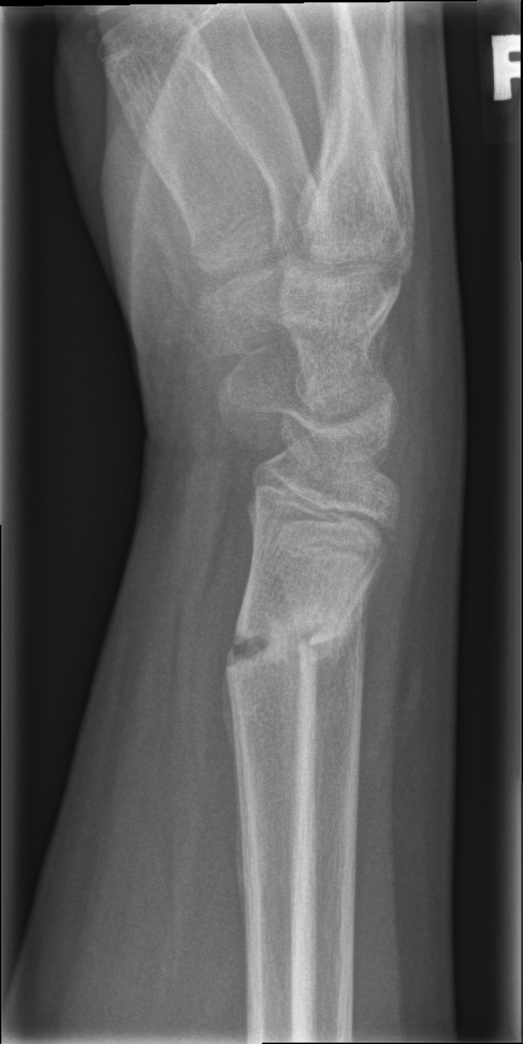
#> input picture train/fracture/0482_0829961405_03_WRI-R2_M012.png, 523 x 1044 px; its folder holds only this picture in this run
$ jupyter execute --allow-errors Training.ipynb   (shell and % lines are left out)   (older library calls are emulated)
#> lines starting #> are read from the running program, lines starting #| are printed output that depends on the picture; after the words box and inside, x2 and y2 are one past the last pixel; in counts of white or black regions, pixels touching at a corner belong together
### utils/intensity_transforms.py
from typing import Any
import numpy as np
import cv2

class IntensityTransformation:
    # [95 lines left out: functions __init__, __call__, load_img, linear_strerching, apply_clahe, calculate_clip_limit and 3 more, not called in this run]


def calculate_mean_histogram(image_paths):
    mean_hist = np.zeros(256)
    num_images = len(image_paths)

    for path in image_paths:
        image = cv2.imread(path, cv2.IMREAD_GRAYSCALE)
#> image is the input picture: shape (1044, 523); min 0, max 255, mean 91
        if image is not None:
            hist = cv2.calcHist([image], [0], None, [256], [0, 256])
#> hist = 256 values, max 17086 at index 23, min 0 at index 1, mean 2132.9
            mean_hist += hist[:, 0]
#> mean_hist has the same summary as hist

    mean_hist /= num_images
#> mean_hist = 256 values, max 9959 at index 23, min 0 at index 1, mean 1706
    return mean_hist

def histogram_matching(source_image, reference_histogram):
    # Calculate the histogram of the source image
    src_hist, bins = np.histogram(source_image.flatten(), 256, [0, 256])
    src_cdf = src_hist.cumsum()

    # Normalize the CDF
    src_cdf_normalized = src_cdf * (reference_histogram.sum() / src_cdf.max())
    reference_cdf_normalized = reference_histogram.cumsum()

    # Create a lookup table
    lookup_table = np.zeros(256, dtype=np.uint8)
    for i in range(256):
        # Use 'left' to find the first index where the reference CDF exceeds or equals src_cdf_normalized[i]
        lookup_val = np.searchsorted(reference_cdf_normalized, src_cdf_normalized[i], side='left')
        lookup_table[i] = lookup_val

    # Map the source image pixels to the reference histogram
    matched_image = cv2.LUT(source_image, lookup_table)
    return matched_image


# [10 lines that do not run on import are left out]

### utils/dataset.py
import os
import json
from glob import glob

import os
import cv2
import numpy as np
from skimage.io import imread

from pathlib import Path
from glob import glob

IMG_FORMATS = "bmp", "dng", "jpeg", "jpg", "mpo", "png", "tif", "tiff", "webp", "pfm"


def sliding_window(image, stepSize, windowSize):
    """Slide a window across the image

    Args:
    image (numpy.ndarray): The input image.
    stepSize (int): The number of pixels to skip each time the window moves.
    windowSize (int): The width/height of the window (assuming a square window).

    Yields:
    tuple: Contains the x and y coordinates of the top-left corner of the window,
        and the window itself as a numpy array.
    """
    # Calculate the dimensions of the image
    height, width = image.shape[:2]

    # Iterate over the vertical axis
    for y in range(0, height - windowSize + 1, stepSize):
        for x in range(0, width - windowSize + 1, stepSize):
            # Yield the current window
            yield (x, y, image[y:y + windowSize, x:x + windowSize])

    # Check if we need to include the last row and column windows
    if (height - windowSize) % stepSize != 0:
        # Process the last row
        for x in range(0, width - windowSize + 1, stepSize):
            yield (x, height - windowSize, image[height - windowSize:height, x:x + windowSize])

    if (width - windowSize) % stepSize != 0:
        # Process the last column
        for y in range(0, height - windowSize + 1, stepSize):
            yield (width - windowSize, y, image[y:y + windowSize, width - windowSize:width])

    # Include the bottom-right corner window if both dimensions are uneven
    if (height - windowSize) % stepSize != 0 and (width - windowSize) % stepSize != 0:
        yield (width - windowSize, height - windowSize, image[height - windowSize:height, width - windowSize:width])

# [93 lines left out: functions resize_keep_aspect_ratio, resize_image_and_bboxes, load_yolo_labels, not called in this run]


def adjust_labels_for_pooling(labels, original_shape, pool_size):
    """
    Adjusts labels to account for pooling.

    Args:
    labels (list): List of labels.
    original_shape (tuple): Shape of the original image.
    pool_size (tuple): Size of the pooling window.

    Returns:
    list: Adjusted labels.
    """
    height, width = original_shape[:2]
    scale_x = pool_size[1]
    scale_y = pool_size[0]

    adjusted_labels = []
    for label in labels:
        c, x1, y1, x2, y2 = label
        x1 /= scale_x
        y1 /= scale_y
        x2 /= scale_x
        y2 /= scale_y
        adjusted_labels.append([c, x1, y1, x2, y2])

    return adjusted_labels

class DataLoader:
    # [29 lines left out: function __init__, not called in this run]

    def __len__(self):
        return self.file_count

    # [49 lines left out: functions __iter__, __next__, get_roi_from_heatmap, not called in this run]

# [37 lines that do not run on import are left out]

### models/kernels.py
import numpy as np
import cv2
from scipy.ndimage import convolve, uniform_filter
import torch
from torchvision import transforms
import torchvision.models as models
from skimage.feature import hog
from skimage.feature import local_binary_pattern

class GaborDescriptor:
    # [69 lines left out: functions __init__, build_kernels, build_gabor_kernels, build_alexnet_kernels, apply_pooling, __call__ and 1 more, not called in this run]


class HogDescriptor:
    def __init__(self):
        self.hog = hog

    def __call__(self, image):
        feature, hog_image = hog(image, orientations=16, pixels_per_cell=(8, 8),
                        cells_per_block=(2, 2), visualize=True)
        return feature


class LBP:
    def __init__(self, num_points, radius):
        self.num_points = num_points
        self.radius = radius

    # [8 lines left out: function compute, not called in this run]

class LBPDescriptor:
    # [4 lines left out: function __init__, not called in this run]

    def __call__(self, image):
        return self.lbp.compute(image)


class CannyDescriptor:
    def __init__(self, threshold1=150, threshold2=200):
        self.threshold1 = threshold1
        self.threshold2 = threshold2

    def __call__(self, image):
        if image.ndim == 3:
            gray_image = cv2.cvtColor(image, cv2.COLOR_BGR2GRAY)
        else:
            gray_image = image
        edges = cv2.Canny(gray_image, self.threshold1, self.threshold2)
        feature, hog_image = hog(edges, orientations=9, pixels_per_cell=(8, 8),
                        cells_per_block=(2, 2), visualize=True)
        return feature.flatten()


class AlexNetDescriptor:
    def __init__(self, selected_features=[0,1,2,4,5,7,15,19,21,26,31,36,37,38,40,44,51]):
        self.alexnet = models.alexnet(weights='AlexNet_Weights.IMAGENET1K_V1').features[0]
        self.alexnet.eval()
        self.transform = transforms.Compose([
            transforms.ToTensor(),
            transforms.Normalize(mean=[0.485, 0.456, 0.406], std=[0.229, 0.224, 0.225]),
        ])
        self.selected_features = selected_features

    # [12 lines left out: function __call__, not called in this run]

### Training.ipynb
[cell 1]
## Import system library
import os
import glob

## Import Image Processing library
import cv2
import numpy as np
import skimage
from skimage import exposure
from skimage.color import rgb2gray
from scipy.ndimage import convolve, uniform_filter
from skimage.filters import gabor_kernel, unsharp_mask, threshold_otsu, gabor
from skimage.morphology import disk, closing, dilation
import torchvision.models as models
import matplotlib.pyplot as plt

## Import machine learning library
import joblib
from sklearn.ensemble import RandomForestClassifier
from sklearn.svm import SVC
from skimage.feature import hog
from sklearn.metrics import f1_score
from sklearn.utils import resample
from sklearn.model_selection import train_test_split, KFold
from sklearn.metrics import classification_report, confusion_matrix, f1_score

from utils.vis import draw_bboxes
from utils.dataset import sliding_window
from utils.dataset import load_yolo_labels
from utils.bboxes import iou, calculate_boxA_percentage
from utils.intensity_transforms import histogram_matching, calculate_mean_histogram
from utils.dataset import adjust_labels_for_pooling, resize_image_and_bboxes
from models.kernels import AlexNetDescriptor, CannyDescriptor, HogDescriptor

[cell 2]
## Defind dataset folders

# root_path = '/content/drive/Shareddrives/Wrist_fracture_detectiom/ML/Dataset'
root_path = 'MLDataset/crop_data'

img_train_folder = 'train'
img_test_folder = 'test'
label_folder = 'labels'
image_folder = 'images'

[cell 3]
def export_features(export_path, name, feature_name, feature_list):
    """Save features to npy file

    Args:
        export_path (str): path to save the file
        name (str): file name to save
        feature_name (str): name of the feature. Ex: 'lbp', 'hog', 'gabor'
        feature_list (list/array): list of features
    """
    ## Export features to file
    save_name = f'{name}_{feature_name}.npy'
    save_path = os.path.join(export_path, save_name)
    np.save(save_path, feature_list)
    print(f'Save {feature_name} features to {save_path}')

## Histogram Matching

[cell 4]
import glob

## Calculate mean histogram
image_files = glob.glob(os.path.join(root_path, image_folder, 'train/**/*.png'), recursive=True)
mean_histogram = calculate_mean_histogram(image_files)
#> mean_histogram has the same summary as mean_hist in calculate_mean_histogram
### Export mean histogram to npy file
np.save('mean_hist.npy', mean_histogram)

[cell 5]
### Visualize the mean histogram
for i, image_file in enumerate(image_files):
    if i > 1:
        break
    image = cv2.imread(image_file, cv2.IMREAD_GRAYSCALE)
    matched_img = histogram_matching(image, mean_histogram)
#> in histogram_matching, `src_hist, bins = np.histogram(source_image.flatten(), 256, [0, 256])`: src_hist has the same summary as hist in calculate_mean_histogram; bins = 257 values from 0 to 256
#> in histogram_matching, `src_cdf = src_hist.cumsum()`: src_cdf = 256 values from 3385 to 546012
#> in histogram_matching, `src_cdf_normalized = src_cdf * (reference_histogram.sum() / src_cdf.ma..`: src_cdf_normalized = 256 values from 2707.6 to 436743
#> in histogram_matching, `reference_cdf_normalized = reference_histogram.cumsum()`: reference_cdf_normalized = 256 values from 1934 to 436743
#> the loop in histogram_matching, `for i in range(256): # Use 'left' to find the first index where the re..` made 256 passes
#> lookup_val on passes 1 to 3: 18, 18, 18
#> after the loop in histogram_matching, `for i in range(256):`: lookup_table = 256 values from 18 to 255
    ax, fig = plt.subplots(1, 2, figsize=(10, 5))
    fig[0].imshow(image)
    fig[1].imshow(matched_img)
    plt.show()
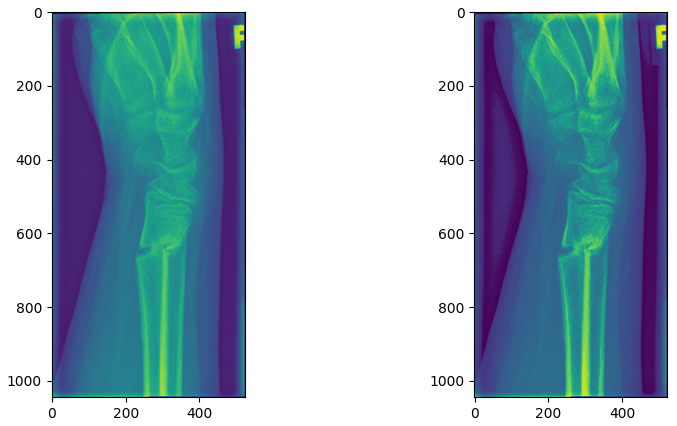
#> figure drawn by matplotlib, 2 panels

## Processing

[cell 6]
def preprocess(image, mean_histogram=None, dilate_num=4, intensity_crop=1, outputbitdepth=8, unsharp=True):
    """
    Processes a single image by applying histogram matching, thresholding,
    multiple dilations, and closing.

    Args:
    - image_path (str/numpy): Path to the image file or numpy array of the image.
    - mean_histogram (array-like): The histogram to match. If None, don't match histogram.
    - dilate_num (int): Number of times dilation should be applied.
    - intensity_crop (int): Percentage of the image intensity to crop.
    - outputbitdepth (int): The bit depth of the output image.

    Returns:
    - final_image (ndarray): The processed image.
    """
    if isinstance(image, str):
        image = cv2.imread(image, cv2.IMREAD_GRAYSCALE)
    elif isinstance(image, np.ndarray):
        if image.ndim == 3:
            image = rgb2gray(image)
    else:
        raise ValueError("Image must be a file path or numpy array.")

    if unsharp:
        image = ((unsharp_mask(image, radius=2, amount=1))*255).clip(0, 255).astype(np.uint8) # unsharp mask to enhance edges

    ## Histogram equalization
    image = exposure.rescale_intensity(image, in_range=(np.percentile(image, intensity_crop), np.percentile(image, (100-intensity_crop))))
    image = exposure.equalize_adapthist(image)


    ## Normalize image
    image = cv2.normalize(image, dst=None, alpha=0, beta=int((pow(2, outputbitdepth))-1), norm_type=cv2.NORM_MINMAX).astype(np.uint8)

    # Apply histogram matching (assuming this function is defined elsewhere)
    if mean_histogram is not None:
        image = histogram_matching(image, mean_histogram)

    # Apply Otsu's thresholding
    thresh = threshold_otsu(image)
    binary_mask = image > thresh

    # Convert boolean mask to 8-bit integer
    binary_mask = binary_mask.astype(np.uint8) * 255  # Convert boolean to uint8

    # Apply multiple dilations
    selem = disk(4)
    dilated_mask = binary_mask
    for _ in range(dilate_num):
        dilated_mask = dilation(dilated_mask, selem)

    # Apply closing to the dilated mask
    closed_mask = closing(dilated_mask, selem)

    contours, _ = cv2.findContours(closed_mask, cv2.RETR_EXTERNAL, cv2.CHAIN_APPROX_SIMPLE)

    # Find the largest contour based on area
    max_area = 0
    largest_contour = None
    for contour in contours:
        area = cv2.contourArea(contour)
        if area > max_area:
            max_area = area
            largest_contour = contour

    # Create a mask for the largest contour
    if largest_contour is not None:
        mask = np.zeros_like(binary_mask)
        cv2.drawContours(mask, [largest_contour], -1, (255), thickness=cv2.FILLED)

        # Apply the mask to the original image
        final_image = cv2.bitwise_and(image, image, mask=mask)

    return final_image

[cell 7]
def process_image_and_labels(image_path, mean_histogram, intensity_crop, outputbitdepth, unsharp, pool_size=(4,4), resize=None):
    """
    Processes an image by preprocessing and loading corresponding labels, then applies pooling.

    Args:
    image_path (str): Path to the image file.
    mean_histogram (bool): Flag for histogram processing.
    intensity_crop (tuple): Intensity cropping parameters.
    outputbitdepth (int): Bit depth for image output.
    unsharp (bool): Flag for unsharp mask processing.
    pool_size (tuple): Size of the pooling window.

    Returns:
    tuple: A tuple containing the processed image and associated labels.
    """
    labels = []
    img = cv2.imread(image_path, cv2.IMREAD_GRAYSCALE)

    ### Parse label from yolo format
    image_name = os.path.basename(image_path)
    label_path = image_path.replace('images', 'labels').replace('.png', '.txt')
    if os.path.exists(label_path):
        labels = load_yolo_labels(label_path, img.shape, [3]) # 3 is the class index for fracture

    ## Preprocess image
    img = preprocess(img, mean_histogram=mean_histogram, intensity_crop=intensity_crop, outputbitdepth=outputbitdepth, unsharp=unsharp)

    # Apply pooling to downscale the image for computation efficiency and remain important characteristics features
    if pool_size is not None:
        img = skimage.measure.block_reduce(img, pool_size, np.max)
        # Adjust labels for pooling
        labels = adjust_labels_for_pooling(labels, img.shape, pool_size)
    if resize:
        img, labels = resize_image_and_bboxes(img, labels, resize)

    return img, labels

## Extract Features

[cell 8]
import skimage.measure

## Extract features from an image using a given descriptor with sliding window
def feature_extraction(image_path, mean_histogram, intensity_crop, outputbitdepth, unsharp, descriptor, stepSize=128, windowSize=256, pool_size=(4, 4), heatmap=None):
    """
    Extract features from an image using a given descriptor.

    Args:
    - image_path (str): Path to the image file.
    - mean_histogram (array-like): The histogram to match. If None, don't match histogram.
    - intensity_crop (int): Percentage of the image intensity to crop.
    - outputbitdepth (int): The bit depth of the output image.
    - unsharp (bool): Flag for unsharp mask processing.
    - descriptor (object): The descriptor object to use for feature extraction.
    - show_grid (bool): Flag to show the grid of windows.

    Returns:
    - features (list): List of features extracted from the image.
    - labels_list (list): List of labels for each feature.
    """
    features = []
    labels_list = []
    image, labels = process_image_and_labels(image_path, mean_histogram, intensity_crop, outputbitdepth, unsharp, pool_size)
    ## scale heatmap to the same size as the image
    if heatmap is not None:
        heatmap = cv2.resize(heatmap, (image.shape[1], image.shape[0]))

    # feature_image = image

    for i, (x, y, window_f) in enumerate(sliding_window(image, stepSize=stepSize, windowSize=windowSize)):
        if window_f.shape[0] != windowSize or window_f.shape[1] != windowSize:
            continue
        # ## Image histogram
        window_f = skimage.measure.block_reduce(window_f, (2, 2), np.max)
        # Calculate the percentage of zero values
        zero_percentage = np.mean(window_f == 0) * 100
        if zero_percentage > 50:
            continue

        feature_image = descriptor(window_f)
        feature = feature_image.ravel()
        if heatmap is not None:
            feature = np.append(feature, heatmap[y:y+windowSize, x:x+windowSize].ravel())

        iou_score = 0
        class_id = 0
        for label in labels:
            c, *xyxy = label
            iou_score = calculate_boxA_percentage(xyxy, [x, y, x + windowSize, y + windowSize])
            if iou_score > 0.5:
                class_id = 1
            else:
                class_id = 0

        features.append(feature)
        labels_list.append(class_id)

    return features, labels_list

[cell 9]
# Parameters for feature extraction
windowSize = 64
stepSize = 32
pool_size = (4, 4)
outputbitdepth = 8 # Set output bit depth
unsharp = True # Sharpen image
equalize = True # CLAHE contrast enhancement
intensity_crop = 0.1 # Set rescale intensity crop

### HOG

[cell 10]
### Extract HOG features and export to npy file
hogdes = HogDescriptor()

modes = ["train", "test"]
class_names = ["fracture", "normal"]

for mode in modes:
    for class_name in class_names:
        features_list = []
        labels_list = []
        image_files = glob.glob(
            os.path.join(root_path, image_folder, mode, class_name, "*.png")
        )
        ### Loop through all images
        for idx, image_path in enumerate(image_files):
            print(f"Processing {idx}/{len(image_files)} : {image_path}")
            features, labels = feature_extraction(
                image_path,
                mean_histogram,
                intensity_crop,
                outputbitdepth,
                unsharp,
                hogdes,
                stepSize=stepSize,
                windowSize=windowSize,
                pool_size=pool_size,
                # heatmap=probability_heatmap,
            )
#> in preprocess, `image = exposure.equalize_adapthist(image)`:
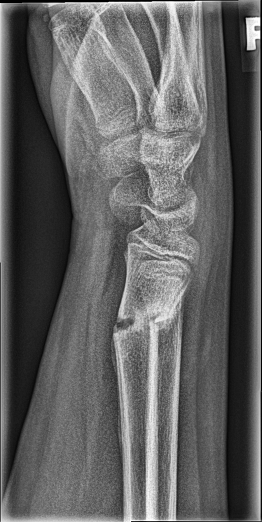
#> image: shape (1044, 523) float64 (shown at 1/2 size); min 0, max 1, mean 0.386
#> in preprocess, `thresh = threshold_otsu(image)`: thresh = 104
#> in preprocess, `binary_mask = image > thresh`:
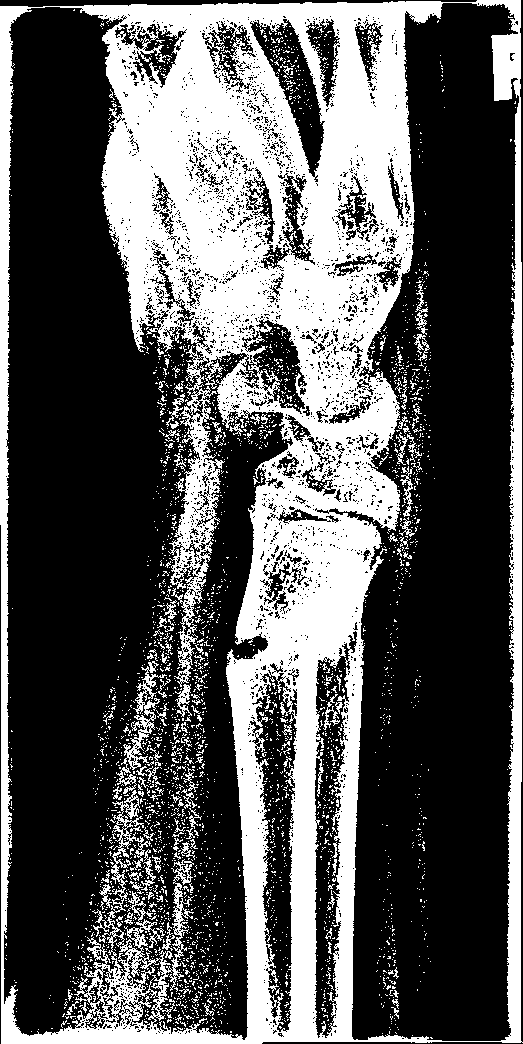
#> binary_mask: shape (1044, 523) bool; 35.2% white; 3265 white regions (3132 under 20 px), largest, box (x1, y1, x2, y2) and area: (0, 0, 523, 1044) 176066, (116, 661, 167, 794) 1313, (175, 684, 192, 717) 236
#> the loop in preprocess, `for _ in range(dilate_num):` made 4 passes
#> pass 1, in preprocess, `dilated_mask = dilation(dilated_mask, selem)`:
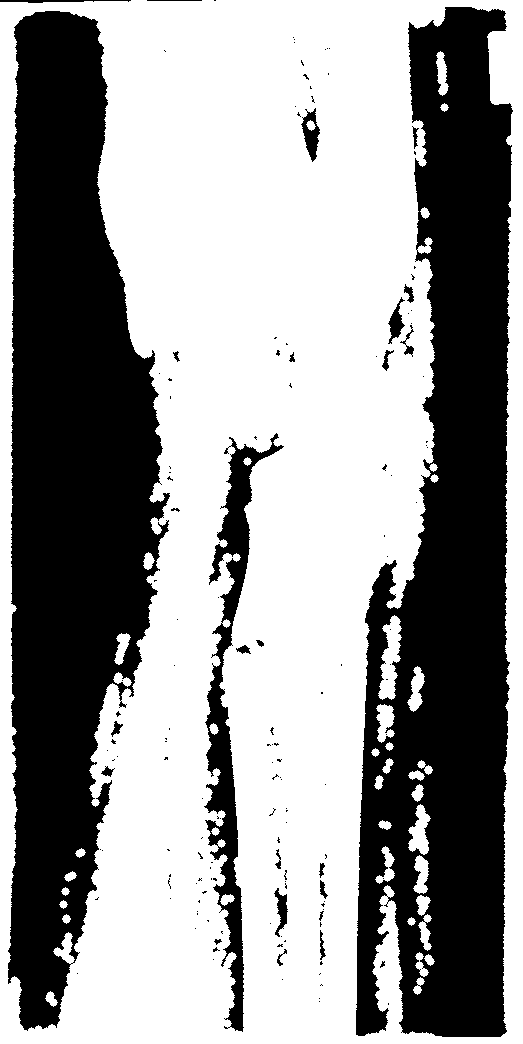
#> dilated_mask: shape (1044, 523); 59.6% white; 153 black regions (127 under 20 px), largest, box (x1, y1, x2, y2) and area: (356, 7, 513, 1037) 103852, (8, 11, 170, 1031) 103157, (204, 433, 284, 1032) 10266
#> pass 2, in preprocess, `dilated_mask = dilation(dilated_mask, selem)`:
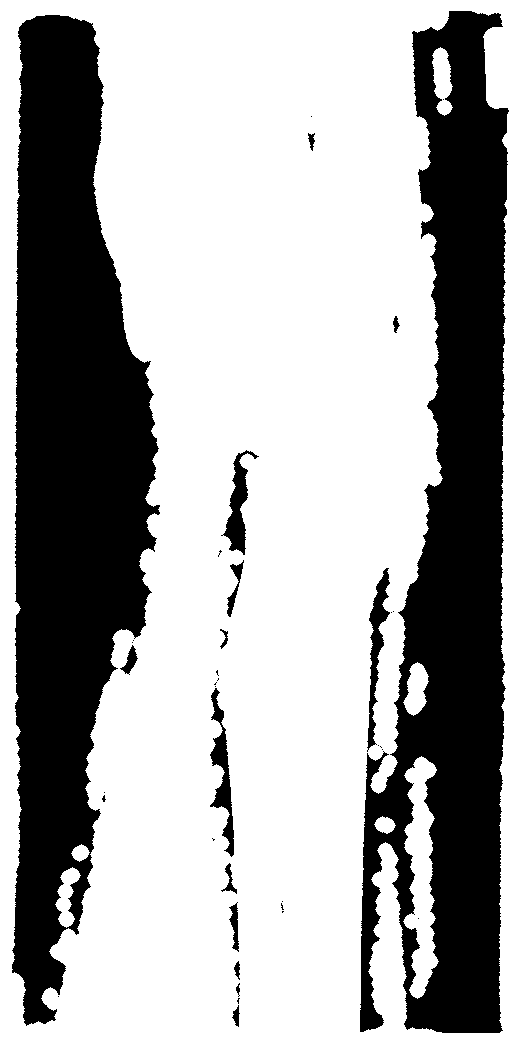
#> dilated_mask: shape (1044, 523); 66.7% white; 38 black regions (23 under 20 px), largest, box (x1, y1, x2, y2) and area: (12, 15, 160, 1026) 91674, (360, 11, 509, 1033) 84681, (210, 688, 234, 857) 1488
#> (the rest of the program and of its run is left out)
